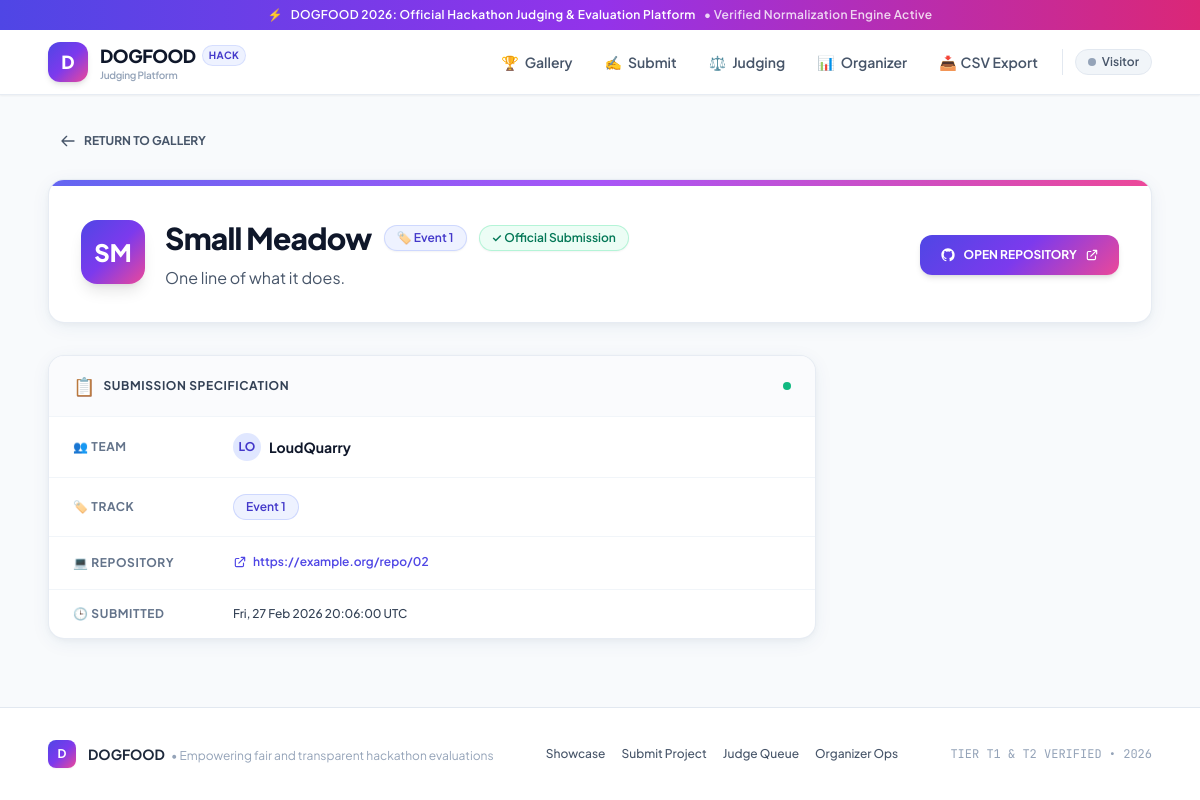
The app's page /projects/2 with its own data.
### backend/app/models/project.py (models this page shows)
class Project(Base):
    __tablename__ = "projects"
    id = Column(Integer, primary_key=True, index=True)
    title = Column(String, nullable=False)
    description = Column(String)
    repository_url = Column(String)
    demo_url = Column(String)
    team_id = Column(Integer, ForeignKey("teams.id"), nullable=False)
    event_id = Column(Integer, ForeignKey("events.id"), nullable=False)
    status = Column(Enum(ProjectStatusEnum), nullable=False, default=ProjectStatusEnum.DRAFT)
    submitted_timestamp = Column(DateTime)
    team = relationship("Team")
    event = relationship("Event")

### backend/app/models/team.py (models this page shows)
class Team(Base):
    __tablename__ = "teams"
    id = Column(Integer, primary_key=True, index=True)
    name = Column(String, nullable=False)
    event_id = Column(Integer, ForeignKey("events.id"), nullable=False)
    event = relationship("Event")
    members = relationship("TeamMember", back_populates="team")

### backend/app/web/pages.py (the view)
@router.get("/projects/{project_id}", response_class=HTMLResponse, include_in_schema=False)
async def show_project(request: Request, project_id: int, db: Session = Depends(get_db)):
    current_user = _get_optional_user(request, db)
    project_orm = db.query(Project).filter(Project.id == project_id).first()
    if not project_orm:
        raise HTTPException(status_code=404, detail="Project not found")
    team = db.query(Team).filter(Team.id == project_orm.team_id).first()
    track_label = f"Event {project_orm.event_id}"
    project = {
        "id": project_orm.id,
        "title": project_orm.title,
        "description": project_orm.description or "",
        "track": track_label,
        "repository_url": project_orm.repository_url or "",
        "team_name": team.name if team else "Unknown",
        "submitted_at": (
            project_orm.submitted_timestamp.strftime("%a, %d %b %Y %H:%M:%S UTC")
            if project_orm.submitted_timestamp else "—"
        ),
    }
    return templates.TemplateResponse(
        request,
        "projects/show.html",
        {
            "title": project_orm.title,
            "current_user": _user_ctx(current_user),
            "current_path": f"/projects/{project_id}",
            "project": project,
        },
    )

### backend/app/templates/projects/show.html (shortened to what this page needs)
{% extends "partials/layout.html" %}
{% block content %}
<div class="mb-6">
  <a href="/projects" class="inline-flex items-center gap-2 text-xs font-bold text-slate-600 hover:text-indigo-600 transition-colors group px-3 py-1.5 rounded-lg hover:bg-slate-100">
    <svg class="w-4 h-4 group-hover:-translate-x-1 transition-transform" fill="none" viewBox="0 0 24 24" stroke="currentColor" stroke-width="2">
      <path stroke-linecap="round" stroke-linejoin="round" d="M10 19l-7-7m0 0l7-7m-7 7h18" />
    </svg>
    RETURN TO GALLERY
  </a>
</div>
<div class="bg-white border border-slate-200/80 rounded-2xl p-6 sm:p-8 mb-8 shadow-unstop relative overflow-hidden">
  <div class="absolute top-0 inset-x-0 h-1.5 bg-gradient-to-r from-indigo-500 via-purple-500 to-pink-500"></div>
  <div class="flex flex-col sm:flex-row sm:items-start sm:justify-between gap-6 pt-2">
    <div class="flex items-start gap-5">
      <div class="w-16 h-16 rounded-2xl gradient-brand text-white flex items-center justify-center font-extrabold text-2xl shadow-lg shrink-0">
        {{ project.title[:2] | upper }}
      </div>
      <div>
        <div class="flex items-center gap-3 mb-2.5 flex-wrap">
          <h1 class="text-2xl sm:text-3xl font-extrabold text-slate-900 tracking-tight">{{ project.title }}</h1>
          <span class="rounded-full bg-indigo-50 px-3 py-1 text-xs font-semibold text-indigo-700 border border-indigo-200/80 shadow-sm">
            🏷️ {{ project.track }}
          </span>
          <span class="rounded-full bg-emerald-50 px-3 py-1 text-xs font-semibold text-emerald-700 border border-emerald-200/80 shadow-sm">
            ✓ Official Submission
          </span>
        </div>
        <p class="text-slate-600 text-sm sm:text-base leading-relaxed max-w-3xl">
          {{ project.description }}
        </p>
      </div>
    </div>
    {% if project.repository_url %}
      <div class="shrink-0 self-start sm:self-center">
        <a href="{{ project.repository_url }}" target="_blank" rel="noopener"
           class="inline-flex items-center gap-2 text-xs font-bold gradient-brand text-white hover:opacity-95 px-5 py-3 rounded-xl transition-all shadow-md hover:shadow-lg">
          OPEN REPOSITORY
          <svg class="w-3.5 h-3.5" fill="none" viewBox="0 0 24 24" stroke="currentColor">
            <path stroke-linecap="round" stroke-linejoin="round" stroke-width="2" d="M10 6H6a2 2 0 00-2 2v10a2 2 0 002 2h10a2 2 0 002-2v-4M14 4h6m0 0v6m0-6L10 14" />
          </svg>
        </a>
      </div>
    {% endif %}
  </div>
</div>
<div class="bg-white border border-slate-200/80 rounded-2xl overflow-hidden shadow-unstop max-w-3xl">
  <div class="px-6 py-4 border-b border-slate-100 bg-slate-50/70 flex items-center justify-between">
    <div class="flex items-center gap-2">
      <span class="text-lg">📋</span>
      <h2 class="text-xs font-bold uppercase tracking-wider text-slate-700">Submission Specification</h2>
    </div>
    <span class="w-2 h-2 rounded-full bg-emerald-500"></span>
  </div>
  <table class="text-sm w-full text-left">
    <tbody class="divide-y divide-slate-100">
      <tr>
        <td class="py-4 px-6 text-slate-500 font-bold text-xs uppercase tracking-wider w-40">👥 Team</td>
        <td class="py-4 px-6 text-slate-900 font-bold flex items-center gap-2">
          <div class="w-7 h-7 rounded-full bg-indigo-100 text-indigo-700 font-bold text-xs flex items-center justify-center">
            {{ project.team_name[:2] | upper }}
          </div>
          <span>{{ project.team_name }}</span>
        </td>
      </tr>
      <tr>
        <td class="py-4 px-6 text-slate-500 font-bold text-xs uppercase tracking-wider">🏷️ Track</td>
        <td class="py-4 px-6">
          <span class="rounded-full bg-indigo-50 px-3 py-1 text-xs font-semibold text-indigo-700 border border-indigo-200/80 inline-block">
            {{ project.track }}
          </span>
        </td>
      </tr>
      <tr>
        <td class="py-4 px-6 text-slate-500 font-bold text-xs uppercase tracking-wider">💻 Repository</td>
        <td class="py-4 px-6">
          {% if project.repository_url %}
            <a href="{{ project.repository_url }}" target="_blank" rel="noopener"
               class="text-indigo-600 hover:text-indigo-800 font-semibold text-xs hover:underline break-all inline-flex items-center gap-1.5 transition-colors">
              <svg class="w-3.5 h-3.5 shrink-0" fill="none" viewBox="0 0 24 24" stroke="currentColor" stroke-width="2">
                <path stroke-linecap="round" stroke-linejoin="round" d="M10 6H6a2 2 0 00-2 2v10a2 2 0 002 2h10a2 2 0 002-2v-4M14 4h6m0 0v6m0-6L10 14" />
              </svg>
              {{ project.repository_url }}
            </a>
          {% else %}
            <span class="text-slate-400 font-medium">—</span>
          {% endif %}
        </td>
      </tr>
      <tr>
        <td class="py-4 px-6 text-slate-500 font-bold text-xs uppercase tracking-wider">🕒 Submitted</td>
        <td class="py-4 px-6 text-slate-700 font-medium text-xs">{{ project.submitted_at }}</td>
      </tr>
    </tbody>
  </table>
</div>
{% endblock %}

### backend/app/templates/partials/layout.html (style rules this page uses)
.gradient-brand { background: linear-gradient(135deg, #4F46E5 0%, #7C3AED 50%, #EC4899 100%); }

### records on screen
Project: title "SM", title "Small Meadow", description "One line of what it does.", repository_url "https://example.org/repo/02"
Team: name "LO", team_name "LoudQuarry"

### other values on screen
{{ project.track }} "Event 1"
{{ project.submitted_at }} "Fri, 27 Feb 2026 20:06:00 UTC"
